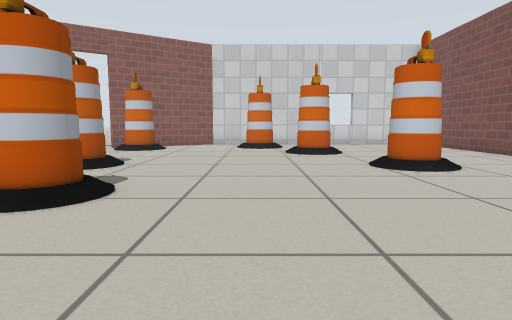
[1] (above)

18 first-person views from a walk through a robot-simulator world made for Gazebo. The camera is 0.5 m above the floor, tilts 6° down and sees 75° across. The floor is counted in squares, 0.5 m on a side. Each view is taken from the middle of a square. On the plan, view 1 faces up. The plan holds only what a view shows up to about 12 squares ahead; the rest is blank. Gazebo's built-in surfaces are drawn with simple patterns.

[2]
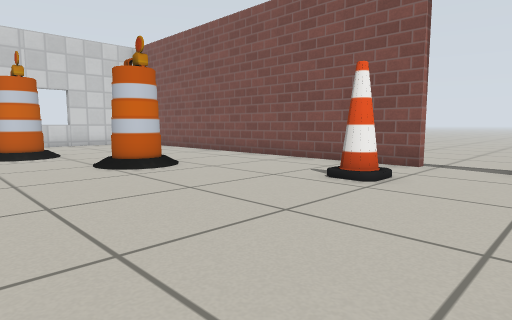

[3]
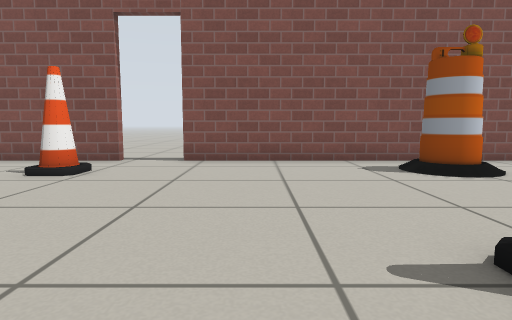

[4]
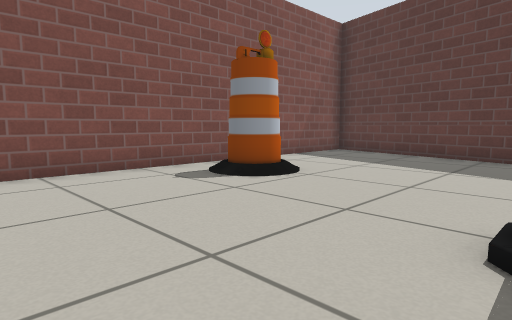

[5]
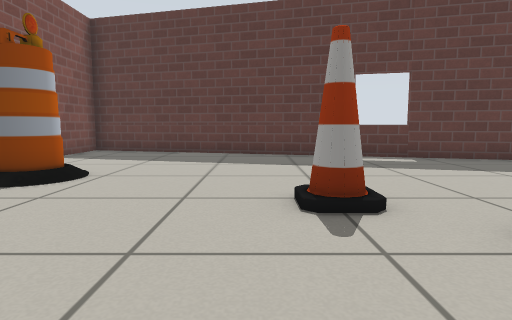

[6]
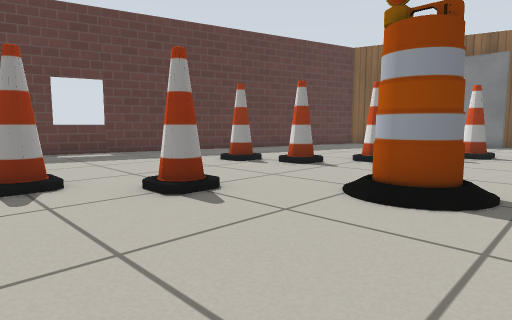

[7]
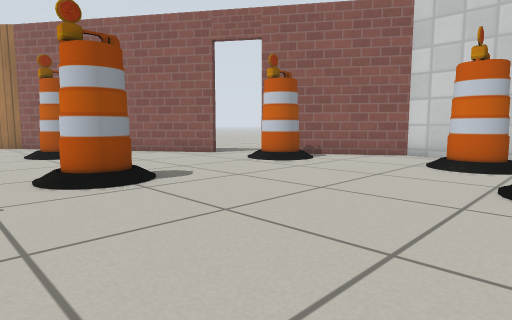

[8]
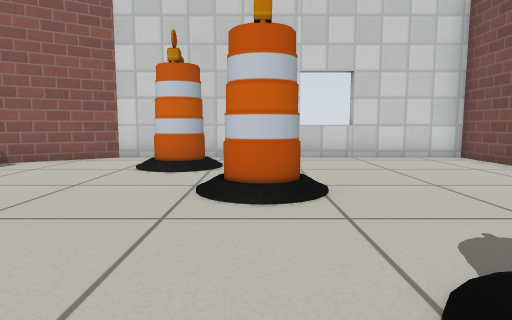

[9]
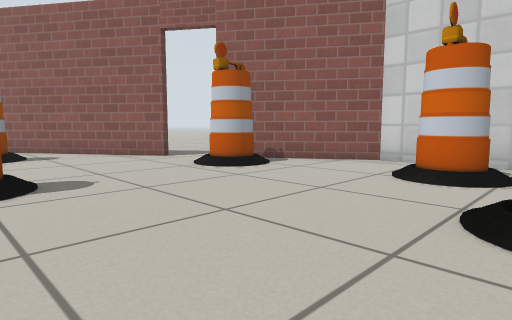

[10]
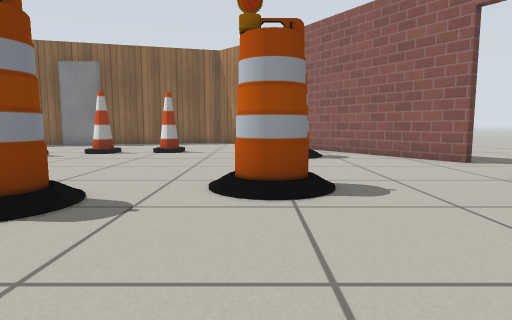

[11]
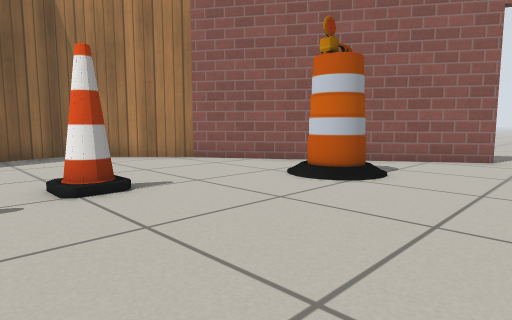

[12]
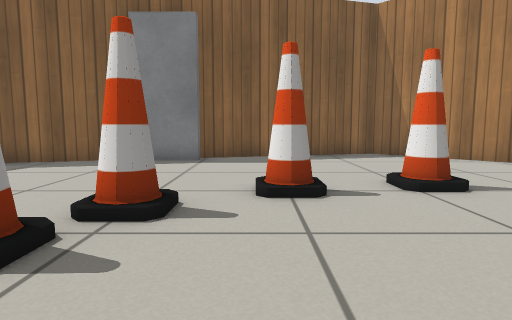

[13]
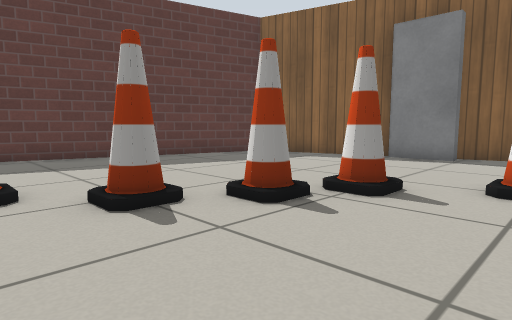

[14]
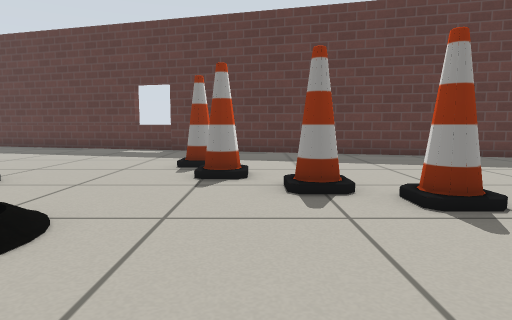

[15]
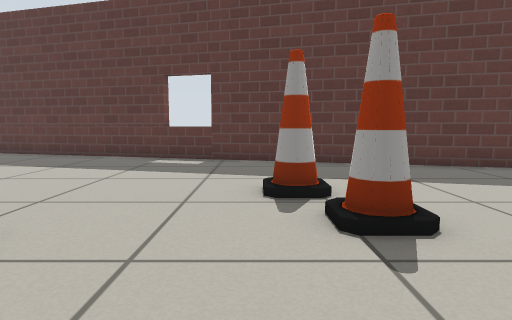

[16]
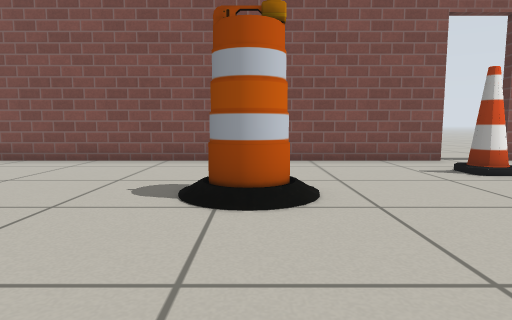

[17]
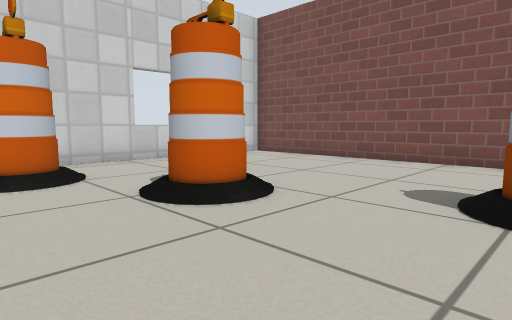

[18]
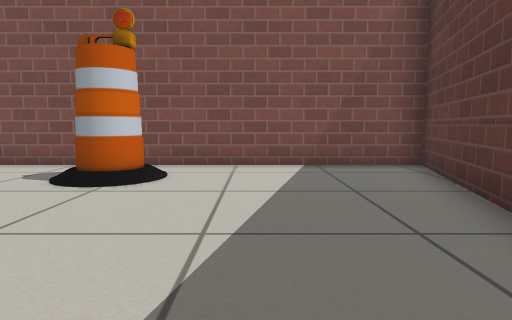

### Floor plan
Points are (right, up) in squares from view 1. A wall is a line through its corners. A room is listed if a view was taken in it or the views show most of it. See-through windows are left out.
Room 1 (views 1, 2, 3, 4, 5, 6, 7, 8, 9, 10, 11, 12, 13, 14, 15, 16, 17, 18)
walls: (8.3, 2.8) (8.3, 17.2) (-2.2, 17.2) (-6.3, 14.5); (-7.6, 13.6) (-14.7, 8.9) (-17.6, 6) (-16, 0.2); (-15.6, -1.5) (-14.6, -4.8); (-13.9, -6.2) (8.3, -12.1) (8.3, 1.1)
ways out: open door at (-7.5, 14); open door at (8.3, 1.7)
objects: door leaf (-15, -1); cone (-11, 2) to (-11, 3); cone (-11, 5); cone (-10, 0) to (-10, 1); barrel (-10, 9) to (-9, 9); cone (-9, 0) to (-8, 0); cone (-7, -1); cone (-5, -4); cone (-5, -3); barrel (-5, 8) to (-4, 9); barrel (-5, 14) to (-4, 14); barrel (-3, 1) to (-3, 2); barrel (-3, 4) to (-3, 5); cone (-1, -2); barrel (0, 15) to (1, 15); cone (1, -3); barrel (2, 12); barrel (3, 8) to (4, 8); barrel (6, -6) to (7, -5); cone (6, 3)

Where each view was taken, in squares from view 1:
view 1: 0 up, 0 right, facing up
view 2: 0 up, 0 right, facing up-right
view 3: 1 down, 1 left, facing right
view 4: 0 up, 1 right, facing down-right
view 5: 1 up, 2 right, facing down
view 6: 3 up, 2 right, facing down-left
view 7: 6 up, 2 right, facing up-left
view 8: 7 up, 2 right, facing up
view 9: 8 up, 2 right, facing up-left
view 10: 8 up, 1 right, facing left
view 11: 3 up, 6 left, facing up-left
view 12: 2 up, 6 left, facing left
view 13: 3 up, 5 left, facing down-left
view 14: 4 up, 6 left, facing down
view 15: 1 up, 4 left, facing down
view 16: 8 up, 1 left, facing right
view 17: 8 up, 1 left, facing up-right
view 18: 8 down, 0 right, facing right
